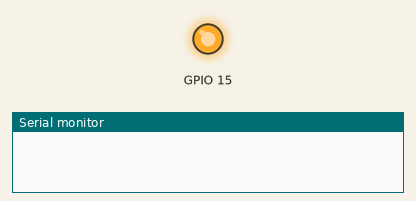
Recording of a sketch running on a simulated ESP32-S2. Shown: output pins drawn as LEDs (lit = HIGH), the last lines printed to the serial monitor. A WiFi scan finds three made-up networks.

Above: at 0.1 s.
At 2.1 s:
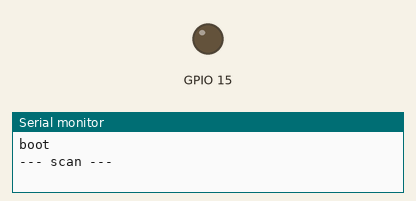
Timing chart, 0 to 3.6 s (numbered marks = the images above):
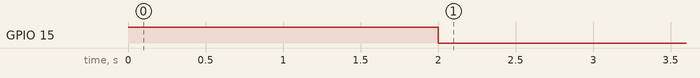

The sketch:

wifi_diag.ino
```cpp
/*
 * WiFi scan / join diagnostics for LOLIN S2 Mini.
 * Edit WIFI_SSID / WIFI_PASSWORD below for local testing.
 * Do not commit real credentials.
 */

#include <WiFi.h>

static const char *WIFI_SSID = "your-wifi-ssid";
static const char *WIFI_PASSWORD = "your-wifi-password";

void setup() {
  pinMode(15, OUTPUT);
  digitalWrite(15, HIGH);
  Serial.begin(115200);
  delay(2000);
  Serial.println("boot");

  WiFi.persistent(false);
  WiFi.mode(WIFI_STA);
  WiFi.setSleep(false);
  digitalWrite(15, LOW);
}

void loop() {
  Serial.println("--- scan ---");
  int n = WiFi.scanNetworks(false, true);
  Serial.print("APs=");
  Serial.println(n);
  bool saw = false;
  for (int i = 0; i < n; i++) {
    Serial.print(WiFi.SSID(i));
    Serial.print(" RSSI=");
    Serial.print(WiFi.RSSI(i));
    Serial.print(" ch=");
    Serial.println(WiFi.channel(i));
    if (WiFi.SSID(i) == WIFI_SSID) saw = true;
  }
  Serial.println(saw ? "target SSID: YES" : "target SSID: NO");
  WiFi.scanDelete();

  if (saw) {
    Serial.println("trying STA...");
    WiFi.begin(WIFI_SSID, WIFI_PASSWORD);
    uint32_t t0 = millis();
    while (WiFi.status() != WL_CONNECTED && millis() - t0 < 15000) {
      Serial.print("st=");
      Serial.println((int)WiFi.status());
      delay(1000);
    }
    if (WiFi.status() == WL_CONNECTED) {
      Serial.print("STA OK ");
      Serial.println(WiFi.localIP());
      delay(10000);
      WiFi.disconnect(true, false);
    } else {
      Serial.print("STA FAIL st=");
      Serial.println((int)WiFi.status());
      WiFi.disconnect(true, false);
    }
  }

  delay(3000);
}
```
